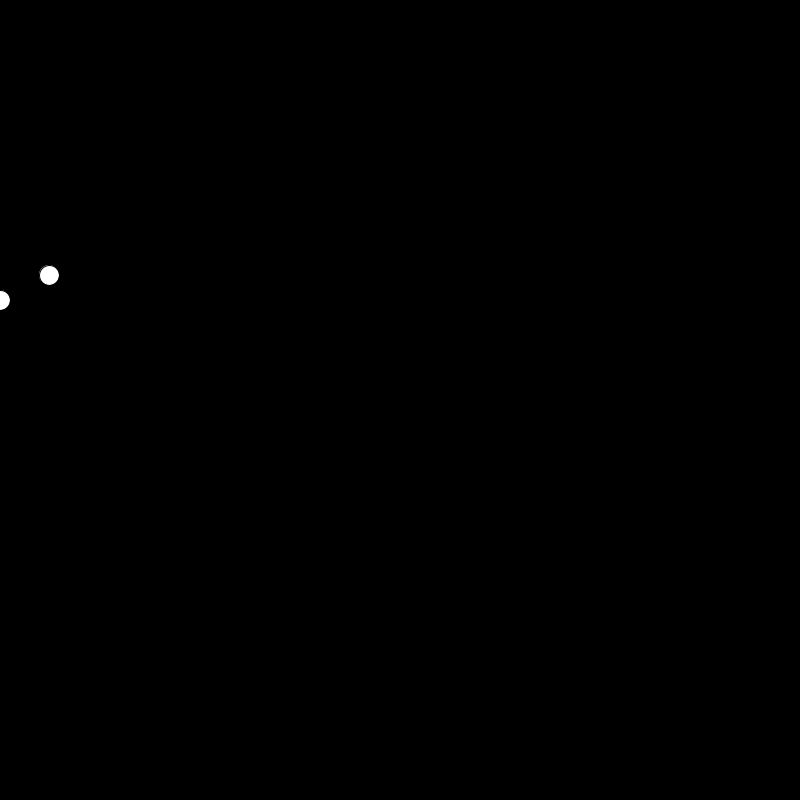
Frame 1 (no input)
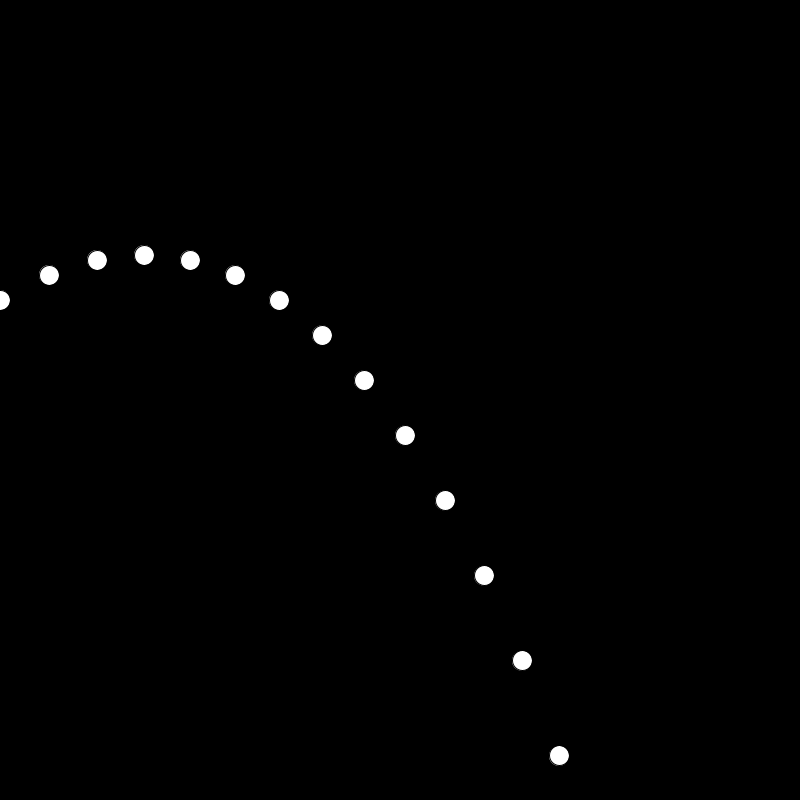
Frame 60 (the mouse pressed at the canvas centre just before this capture)
Frame 120 (the mouse held since frame 60 and released just before this capture): identical to frame 60, image omitted

The Processing sketch that drew these frames (run headless with seeded random() and noise(); from frame 60 on, the mouse is pressed at the canvas centre):

// Processing sketch: sketch_3_1
// ── sketch_3_1.pde
//Declare variables

int startingPoint = 300; // fill in the startingPoint u want
PVector acceleration;
PVector position;
PVector gravitation;
PVector friction;

void setup() {
  size(800, 800);
  background(0);

  //define Variables
  position = new PVector(0, startingPoint);
  acceleration = new PVector(50, -35); // acceleration of your choice
  gravitation = new PVector(0, 9.81); // gravitation.y = 9.81 because of gravitation constant
  friction = new PVector(-1, 0.2);
  ellipse(position.x, position.y, 20, 20);
  
}

void draw() {
  fill(255);
  acceleration.add(gravitation);//add gravitation to your acceleration
  acceleration.add(friction);//add friction to your acceleration
  position.add(acceleration); // add the acceleration to the new position
  ellipse(position.x, position.y, 20, 20); // draw the ellipse
}
